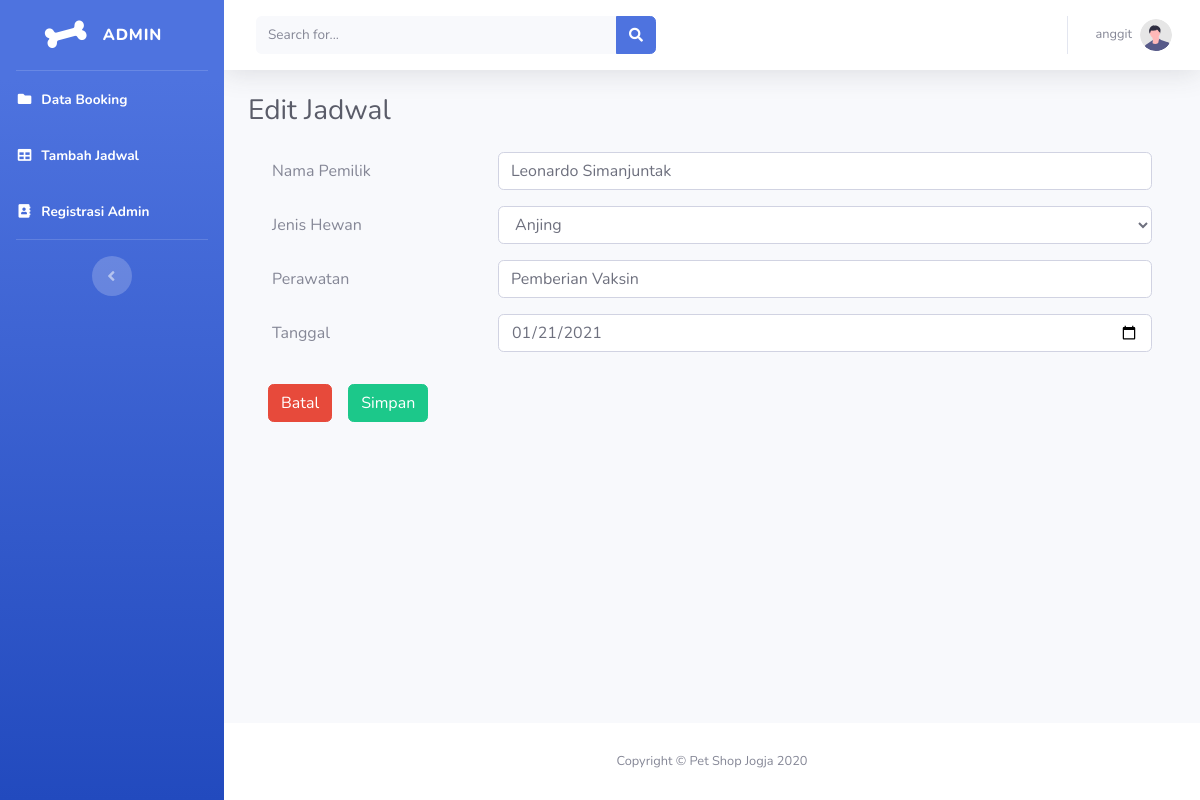
The page /petshop/edit.php?id=7 (signed in) on the database its author committed.
### tables this page shows
CREATE TABLE `jadwal` (
  `id` int(11) NOT NULL,
  `pemilik` varchar(35) NOT NULL,
  `hewan` varchar(35) NOT NULL,
  `perawatan` varchar(50) NOT NULL,
  `tanggal` date NOT NULL
);

### petshop/includes/functions.php (called while the page is built, shortened)
<?php
    $conn = mysqli_connect("localhost", "root", "", "pet_shop");
    function query($query){
        global $conn;
        $jadwal = mysqli_query($conn, $query);
        $result = [];
        while($row = mysqli_fetch_assoc($jadwal)){
            $result[] = $row;
        }
        return $result;
    }
?>

### petshop/edit.php (the view, shortened to what this page needs)
<?php
include('includes/functions.php');
include('includes/header.php');
include('includes/navbar.php');
include('includes/topbar.php');
$jadwal_id = $_GET["id"];
$jadwal = query("SELECT * FROM jadwal WHERE id = $jadwal_id")[0];
?>
<div class="container-fluid">
<div class="d-sm-flex align-items-center justify-content-between mb-4">
    <h1 class="h3 mb-0 pl-10 text-gray-800">Edit Jadwal</h1>
</div>
<div class="container">
<form action="#" method="post">
 		<div class="form-group row">
			<label class="col-md-3 col-form-label" for="pemilik">Nama Pemilik</label>
 			<div class="col-md" >
  				<input class="form-control" type="text" name="pemilik" id="pemilik" placeholder="Nama Pemilik Hewan" value="<?= $jadwal["pemilik"]; ?>" required>
 			</div>
         </div>
         <div class="form-group row">
	 		<label class="col-sm-3 col-form-label" for="hewan">Jenis Hewan</label>
	 		<div class="col-md">
				<select class="form-control" name="hewan" id="hewan">
				<option value="<?= $jadwal["hewan"]; ?>" ><?= $jadwal["hewan"]; ?></option>
	   		    </select>
           </div>
         </div>
         <div class="form-group row">
			<label class="col-md-3 col-form-label" for="perawatan">Perawatan</label>
 			<div class="col-md" >
  				<input class="form-control" type="text" name="perawatan" id="perawatan" placeholder="Tipe Perawatan" value="<?= $jadwal["perawatan"]; ?>" required>
            </div>
        </div>
        <div class="form-group row">
        <label class="col-md-3 col-form-label" for="tanggal">Tanggal</label>
            <div class="col-md" >
                <input class="form-control" type="date" name="tanggal" id="tanggal" placeholder="Tanggal Perawatan" value="<?= $jadwal["tanggal"]; ?>" required>
            </div>
        </div>
         <div class="form-group row">
            <a class="btn btn-danger ml-2 mt-3" id="batal" name="batal" href="index.php">Batal</a>
            <button class="btn btn-success ml-3 mt-3" id="simpan" name="simpan">Simpan</button>
        </div>
    </form>
</div>
</div>
</div>
<?php
include('includes/footer.php');
?>
</body>
</html>

### rows shown on the page
jadwal: pemilik "Leonardo Simanjuntak", hewan "Anjing", perawatan "Pemberian Vaksin", tanggal "01/21/2021"

### other values the page prints
$_SESSION["nama"] "anggit"
